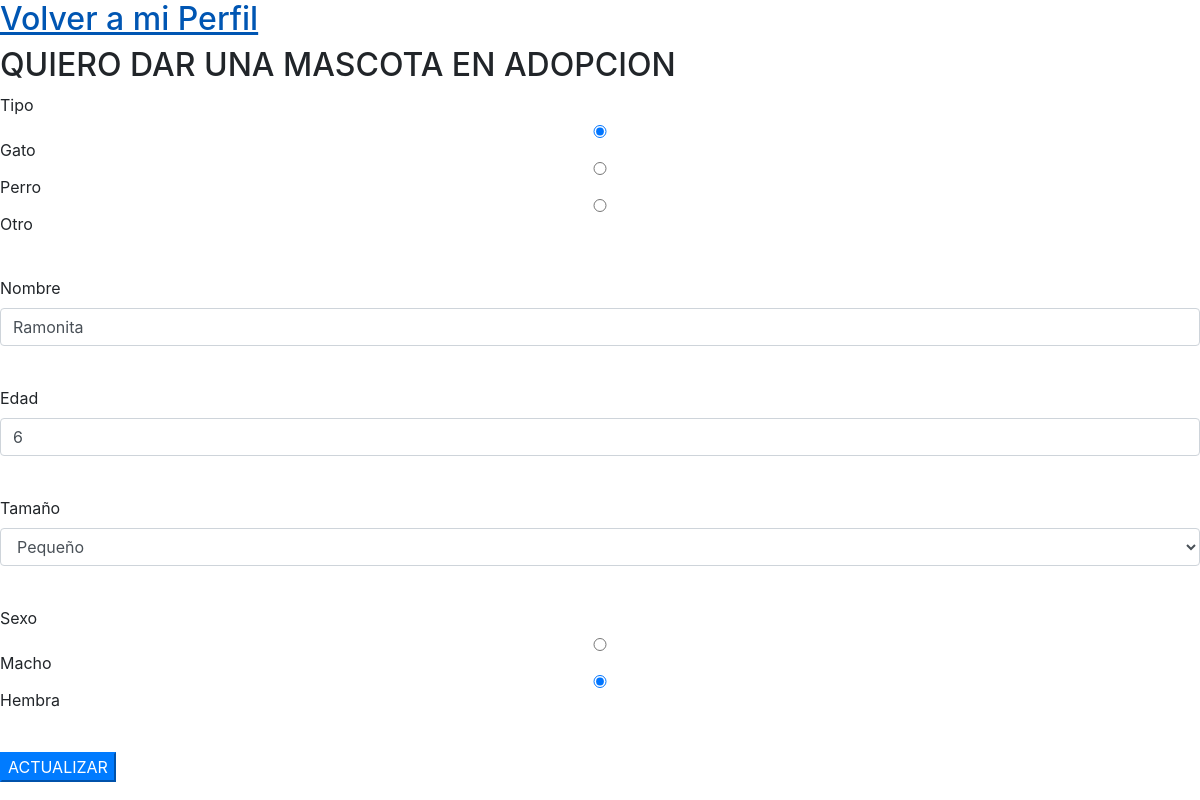
Screenshot of /formMascota.php?id=5 with the database file from the repository.
### tables this page shows
CREATE TABLE `mascotas` (
  `id` int(11) NOT NULL AUTO_INCREMENT,
  `tipo` varchar(45) NOT NULL,
  `nombre` varchar(45) NOT NULL,
  `edad` int(11) NOT NULL,
  `tamanio` varchar(45) NOT NULL,
  `sexo` varchar(45) NOT NULL,
  `user_id` int(11) DEFAULT NULL,
  PRIMARY KEY (`id`),
  UNIQUE KEY `id_UNIQUE` (`id`),
  KEY `fk_usuario_mascota` (`user_id`),
  CONSTRAINT `fk_usuario_mascota` FOREIGN KEY (`user_id`) REFERENCES `usuarios` (`id`) ON DELETE SET NULL ON UPDATE SET NULL
);

### classes/MySQL_DB.php (called while the page is built, shortened)
<?php
class MySQL_DB extends DB
{
  protected $conn;
  public function __construct($ruta)
  {
    $usuario = 'root';
    $password = 'root';
    $opciones = [ PDO::ATTR_ERRMODE => PDO::ERRMODE_EXCEPTION ];
    try {
    	$this->conn = new PDO($ruta, $usuario, $password, $opciones);
    }
    catch( PDOException $ErrorEnConexion ) {
    	echo "Se ha producido un error: ".$ErrorEnConexion->getMessage();
    	echo "<br>";
      exit;
    }
  }
  public function find($modelo, $id){
    $sql = 'select * from '.$modelo->table.' where id = :id';
    $stmt = $this->conn->prepare($sql);
    $stmt->bindValue(':id', $id);
    $stmt->execute();
    return $stmt->fetch(PDO::FETCH_ASSOC);
  }
}

### classes/Modelo.php (called while the page is built, shortened)
<?php
class Modelo
{
  public $datos;
  protected $db;
  public function __construct($datos=[]){
    $this->datos = $datos;
    $this->db = new MySQL_DB('mysql:host=localhost; dbname=patitasacasa; charset=utf8');
  }
  public function getAttr($attr){
    return isset($this->datos[$attr]) ? $this->datos[$attr] : null;
  }
  public function setAttr($attr, $value){
    $this->datos[$attr] = $value;
  }
  public function find($id){
    if ($fila= $this->db->find($this, $id)){
      return $this;
    }
    return false;
  }
}

### formMascota.php (the view, shortened to what this page needs)
<?php
$tamaniosMascota = ['Grande', 'Mediano', 'Pequeño'];
$mascota = new Mascota();
if (!$_POST && isset($_GET['id'])) {
  $mascota->find($_GET['id']);
}
?>
<!DOCTYPE html>
<html lang="en" dir="ltr">
  <head>
    <link rel="stylesheet" href="bootstrap.min.css">
  </head>
  <body>
    <h2><a href="perfil.php">Volver a mi Perfil</a></h2>
    <div class="register"><h2>QUIERO DAR UNA MASCOTA EN ADOPCION</h2></div>
    <form method="post" enctype="multipart/form-data">
      <div class="form-group">
        <label for="exampleInputNumber">Tipo</label></br>
        <input type="radio" class="form-control" id="exampleInputText" name="tipo" aria-describedby="nameHelp"  placeholder="" value="gato" <?= $mascota->getAttr('tipo') == 'gato' ? 'checked="checked"' : '' ?>>Gato<br>
        <input type="radio" class="form-control" id="exampleInputText" name="tipo" aria-describedby="nameHelp"  placeholder="" value="perro" <?= $mascota->getAttr('tipo') == 'perro' ? 'checked="checked"' : '' ?>>Perro<br>
        <input type="radio" class="form-control" id="exampleInputText" name="tipo" aria-describedby="nameHelp"  placeholder="" value="otro" <?= $mascota->getAttr('tipo') == 'otro' ? 'checked="checked"' : '' ?>>Otro<br>
      </div>
      <div class="form-group">
        <label for="exampleInputName">Nombre</label>
        <input type="text" class="form-control" id="exampleInputName" name="nombre" aria-describedby="nameHelp"  placeholder="" value="<?= $mascota->getAttr('nombre') ? $mascota->getAttr('nombre') : '' ?>">
      </div>
    <br>
      <div class="form-group">
        <label for="exampleInputNumber">Edad</label>
        <input type="number" class="form-control" id="exampleInputNumber" name="edad" aria-describedby="nameHelp"  placeholder="" value="<?= $mascota->getAttr('edad') ? $mascota->getAttr('edad') : '' ?>">
      </div>
    <br>
      <div class='form-group'>
        <label for='pais'>Tamaño</label>
          <select class="form-control select-pais" name="tamanio">
          <?php foreach($tamaniosMascota as $tamanio):?>
            <option value="<?=$tamanio?>" <?= $mascota->getAttr('tamanio') == $tamanio ? 'selected="selected"' : '' ?>><?=$tamanio?></option>
          <?php endforeach; ?>
        </select>
      </div>
    <br>
      <div class="form-group">
        <label for="exampleInputNumber">Sexo</label></br>
        <input type="radio" class="form-control" id="exampleInputText" name="sexo" aria-describedby="nameHelp"  placeholder="" value="macho" <?= $mascota->getAttr('sexo') == 'macho' ? 'checked="checked"' : '' ?>>Macho<br>
        <input type="radio" class="form-control" id="exampleInputText" name="sexo" aria-describedby="nameHelp"  placeholder="" value="hembra" <?= $mascota->getAttr('sexo') == 'hembra' ? 'checked="checked"' : '' ?>>Hembra
      </div>
    <br>
      <div>
        <?php if($mascota->getAttr('id')): ?>
        <button type="createAccount" class="btn-primary">ACTUALIZAR</button>
      <?php else: ?>
        <button type="createAccount" class="btn-primary">LISTO! Dar en adopción</button>
      <?php endif; ?>
      </div>
    </form>
  </body>
</html>

### rows the page displays
mascotas: tipo "☑", nombre "Ramonita", edad "6", tamanio "Pequeño", sexo "☑"
